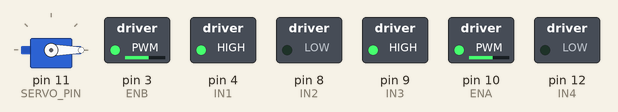
Recording of a program running on a simulated Arduino Nano, built with avr-gcc and run on an emulated ATmega328P. On the bench: servo, switched loads named in the program (green lamp = pin HIGH).

Above: at 0.1 s.
Timing chart, 0 to 1.6 s (numbered marks = the images above):
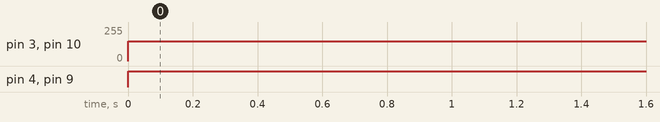

Measured:
- by itself, pin 3 (ENB), pin 10 (ENA): 0/255 → 150/255 at 0.00 s
- by itself, pin 4 (IN1), pin 9 (IN3): LOW → HIGH at 0.00 s

The program:

main.cpp
```cpp
#include <Arduino.h>
#include <Servo.h>

/* =====================  PIN MAP  =================================== */
// IR sensors (active‑LOW)
#define IR_L       5
#define IR_C       6
#define IR_R       7

// Ultrasonics
#define USL_TRIG  A6
#define USL_ECHO  A7
#define USR_TRIG  A5
#define USR_ECHO  A4

// L293D motor driver
#define ENA       10      // left motor enable  (PWM)
#define ENB       3      // right motor enable (PWM)
#define IN1       4
#define IN2       8
#define IN3       9
#define IN4       12

// Servo (any free digital pin)
#define SERVO_PIN 11

/* =====================  BIT PATTERNS  ============================== */
#define STOP    B0000
#define FORWARD B1010
#define REVERSE B0101
#define LEFT    B1001
#define RIGHT   B0110


const uint8_t FAST = 150;   // straight‑line speed
const uint8_t SLOW = 90;    // inside wheel on a turn


class Bot {
private:
    uint8_t motorPins[4] = {IN1, IN2, IN3, IN4};
    uint8_t _current_Speed = 0;
    uint8_t _target_Speed  = 0;
    uint8_t _ramp_Step     = 5;
    uint8_t _ramp_Interval = 30;
    unsigned long _last_UpdatedT = 0;
    uint8_t _current_Pattern = STOP;
    /* ‑‑‑‑‑‑‑‑‑‑‑ fixed mapping ‑‑‑‑‑‑‑‑‑‑‑ */
    const uint8_t _enL = ENA;  // left enable  -> pin 11
    const uint8_t _enR = ENB;  // right enable -> pin 3
    Servo _servo;

public:
    Bot();
    void setSpeed(uint8_t s);
    void updateSpeed();
    void move(uint8_t pattern);
    uint8_t readLineBits();
    void check_line();
};

Bot::Bot() {
    for (uint8_t p : motorPins) pinMode(p, OUTPUT);
    pinMode(_enL, OUTPUT);
    pinMode(_enR, OUTPUT);

    pinMode(IR_L, INPUT_PULLUP);
    pinMode(IR_C, INPUT_PULLUP);
    pinMode(IR_R, INPUT_PULLUP);

    pinMode(USL_TRIG, OUTPUT); pinMode(USL_ECHO, INPUT);
    pinMode(USR_TRIG, OUTPUT); pinMode(USR_ECHO, INPUT);

    _servo.attach(SERVO_PIN);
    _servo.write(0);
}

void Bot::setSpeed(uint8_t s) {
    _target_Speed = constrain(s, 0, 255);
}

void Bot::updateSpeed() {
    unsigned long now = millis();
    if (now - _last_UpdatedT < _ramp_Interval) return;
    _last_UpdatedT = now;

    if (_current_Speed < _target_Speed)
    _current_Speed = constrain(_current_Speed + _ramp_Step, 0, _target_Speed);
else if (_current_Speed > _target_Speed)
    _current_Speed = constrain(_current_Speed - _ramp_Step, _target_Speed, 255);


    analogWrite(_enL, _current_Speed);   // left PWM  (pin 11)
    analogWrite(_enR, _current_Speed);   // right PWM (pin 3)
}

void Bot::move(uint8_t pattern) {
    uint8_t leftPwm  = 0;
    uint8_t rightPwm = 0;

    switch (pattern) {
        case FORWARD:
            leftPwm  = FAST;
            rightPwm = FAST;
            digitalWrite(IN1, HIGH); digitalWrite(IN2, LOW);    // L fwd
            digitalWrite(IN3, HIGH); digitalWrite(IN4, LOW);    // R fwd
            break;

        case LEFT:   // gentle left: slow left wheel
            leftPwm  = SLOW;
            rightPwm = FAST;
            digitalWrite(IN1, HIGH); digitalWrite(IN2, LOW);    // L fwd
            digitalWrite(IN3, HIGH); digitalWrite(IN4, LOW);    // R fwd
            break;

        case RIGHT:  // gentle right: slow right wheel
            leftPwm  = FAST;
            rightPwm = SLOW;
            digitalWrite(IN1, HIGH); digitalWrite(IN2, LOW);    // L fwd
            digitalWrite(IN3, HIGH); digitalWrite(IN4, LOW);    // R fwd
            break;

        default:     // STOP
            leftPwm  = 0;
            rightPwm = 0;
            digitalWrite(IN1, LOW);  digitalWrite(IN2, LOW);
            digitalWrite(IN3, LOW);  digitalWrite(IN4, LOW);
            break;
    }

    analogWrite(ENA, leftPwm);   // left enable  (pin 11)
    analogWrite(ENB, rightPwm);  // right enable (pin 3)
}


uint8_t Bot::readLineBits() {
    return (digitalRead(IR_L) << 2) |
           (digitalRead(IR_C) << 1) |
            digitalRead(IR_R);
}

void Bot::check_line() {
    switch (readLineBits()) {
        case 0b010:  // Center only — go straight
            move(FORWARD);
            break;

        case 0b100:  // Left edge detected — correct right
        case 0b110:
            move(LEFT);         // Slow right wheel
            delay(300);          // Brief correction
            move(FORWARD);       // Back to normal
            break;

        case 0b001:  // Right edge detected — correct left
        case 0b011:
            move(RIGHT);
            delay(300);
            move(FORWARD);
            break;

        case 0b000:  // All black — junction maybe
        case 0b111:  // All white — off the line
        case 0b101:  // Left + right only — undefined/confused
        default:
            move(STOP);
            break;
    }
}


/* =====================  MAIN ====================================== */
Bot robot;

void setup() {
    Serial.begin(9600);
    robot.setSpeed(120);
}

void loop() {
    robot.updateSpeed();
    // robot.check_line();
    robot.move(FORWARD);
}
```
